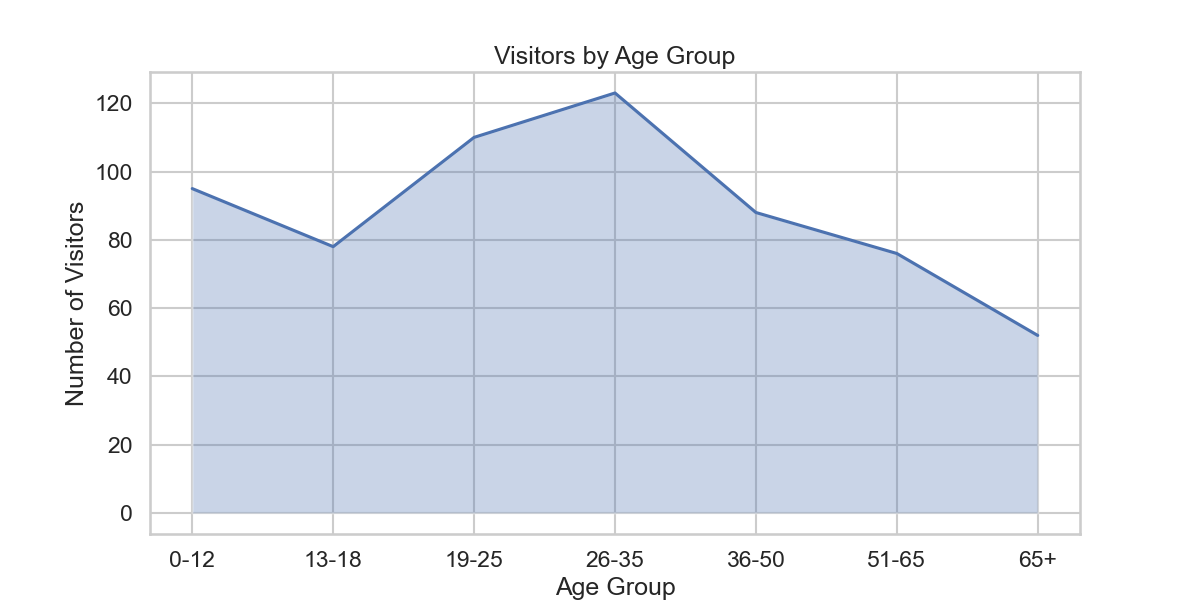

Source code (Python):

import seaborn as sns
import matplotlib.pyplot as plt
import pandas as pd

# Given data
data = [
    {'Age Group': '0-12', 'Visitors': 95},
    {'Age Group': '13-18', 'Visitors': 78},
    {'Age Group': '19-25', 'Visitors': 110},
    {'Age Group': '26-35', 'Visitors': 123},
    {'Age Group': '36-50', 'Visitors': 88},
    {'Age Group': '51-65', 'Visitors': 76},
    {'Age Group': '65+', 'Visitors': 52}
]

# Convert the data to a DataFrame
df = pd.DataFrame(data)

# Cast the 'Age Group' as a categorical type with the defined order
age_order = ['0-12', '13-18', '19-25', '26-35', '36-50', '51-65', '65+']
df['Age Group'] = pd.Categorical(df['Age Group'], categories=age_order, ordered=True)

# Sort DataFrame according to the 'Age Group' category order
df = df.sort_values('Age Group')

# Set the style and context of the Seaborn plot for better aesthetics
sns.set_style('whitegrid')
sns.set_context('talk')

# Initialize the matplotlib figure
fig, ax = plt.subplots(figsize=(12, 6))

# Create a lineplot and capture the line to get data for fill_between
line = sns.lineplot(x='Age Group', y='Visitors', data=df, sort=False, ax=ax)

# Fill the area under the lineplot
plt.fill_between(x=df['Age Group'], y1=df['Visitors'], alpha=0.3)

# Customize the plot with titles, labels, etc.
plt.title('Visitors by Age Group')
plt.xlabel('Age Group')
plt.ylabel('Number of Visitors')

# Show the final plot
plt.show()
